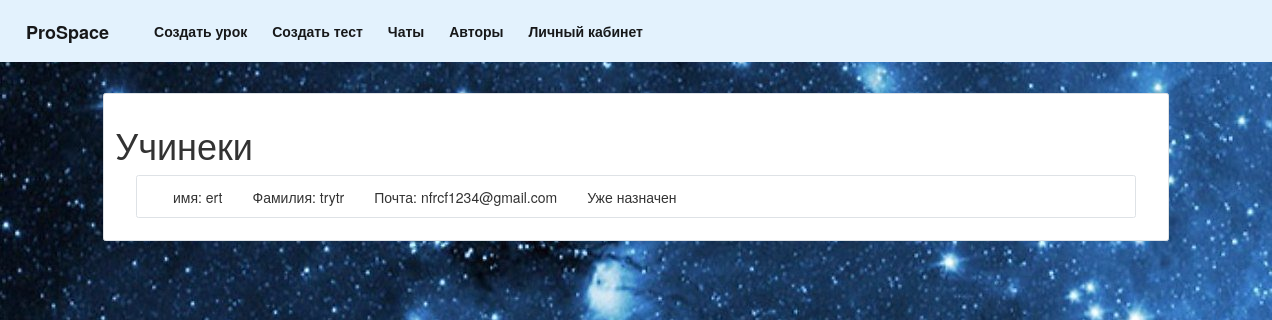
/tasks/1/appoint (signed in), run on an earlier commit of the app's database.
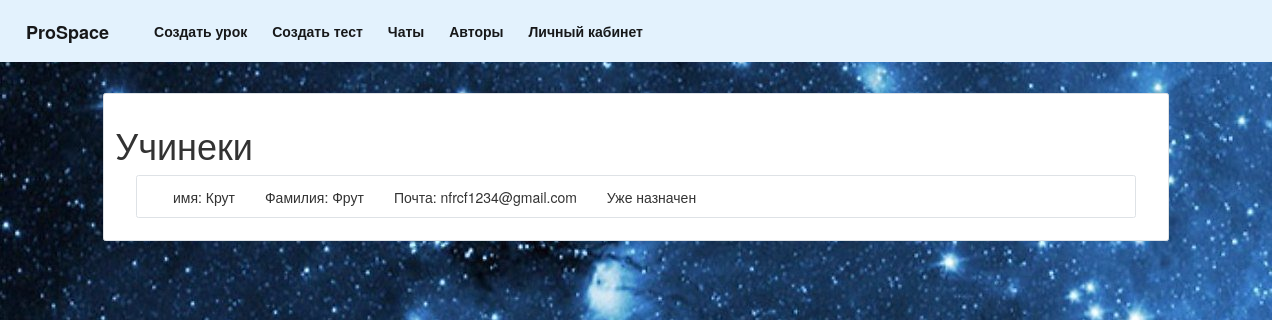
And on a later commit of the database.
### data/users.py (models this page shows, shortened)
class User(SqlAlchemyBase, UserMixin, SerializerMixin):
    __tablename__ = 'users'
    id = sqlalchemy.Column(sqlalchemy.Integer,
                           primary_key=True, autoincrement=True)
    surname = sqlalchemy.Column(sqlalchemy.String, nullable=False)
    name = sqlalchemy.Column(sqlalchemy.String, nullable=False)
    age = sqlalchemy.Column(sqlalchemy.Integer, nullable=False)
    email = sqlalchemy.Column(sqlalchemy.String, nullable=False, unique=True)
    hashed_password = sqlalchemy.Column(sqlalchemy.String, nullable=False)
    modified_date = sqlalchemy.Column(sqlalchemy.DateTime, nullable=False, default=datetime.datetime.now)
    type = sqlalchemy.Column(sqlalchemy.Integer, nullable=False)
    tests = sqlalchemy.Column(sqlalchemy.String, nullable=True)
    avatar = sqlalchemy.Column(sqlalchemy.String)
    count = sqlalchemy.Column(sqlalchemy.Integer, default=0)
    lesson = orm.relationship("Lesson", back_populates='user')
    tasks = orm.relationship("Task", back_populates='user')
    scores = orm.relationship("Scores", back_populates='user')

### server.py (the view)
@app.route('/tasks/<int:task_id>/appoint', methods=['GET', 'POST'])
def appoint_task(task_id):
    if current_user.type == 2:
        db_sess = db_session.create_session()
        task = db_sess.query(Task).filter(Task.id == task_id and Task.user == current_user).first()
        users = db_sess.query(User).filter(User.type == 1).all()
        return render_template('appoint_page.html', task=task, users=users, title='Учинеки', str=str)
    else:
        return 'Доступ закрыт'

### data/db_session.py (called while the page is built)
def create_session() -> Session:
    global __factory
    return __factory()

### server.py (called while the page is built)
@login_manager.user_loader
def load_user(user_id):
    db_sess = db_session.create_session()
    return db_sess.query(User).get(user_id)

### templates/appoint_page.html
{% extends "base.html" %}
{% block content %}
<div class="border rounded" style="padding:1% 1%; margin:1% 2%; background: white;">
    <h1>{{title}}</h1>
    {% for user in users %}
    <div class="col-md6 border rounded" style="padding:1% 2%; margin:1% 2%;">
        <div class="container">
            <div class="row align-items-center">
                <div class="col-auto" style="">
                    имя: {{user.name}}
                </div>
                <div class="col-auto">
                    Фамилия: {{user.surname}}
                </div>
                <div class="col-auto">
                    Почта: {{user.email}}
                </div>
                <div class="col-auto">
                    {% if str(task.id) not in user.tests.split(",") %}
                    <a href="/tasks/{{task.id}}/appoint/{{user.id}}" class="btn btn-danger">
                        Назначить
                    </a>
                    {% else %}
                    Уже назначен
                    {% endif %}
                </div>
            </div>
        </div>
    </div>
</div>
{% endfor %}
{% endblock %}

What changed in the data, as far as the page shows it:
changed User "nfrcf1234@gmail.com": name "ert" → "Крут"; surname "trytr" → "Фрут"
